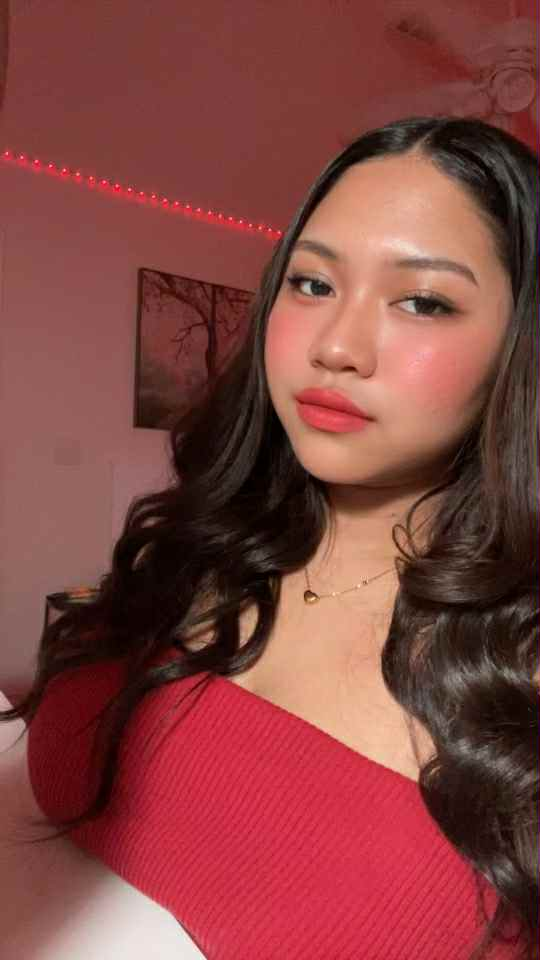
#> input picture 4499085b-42ef-439a-aae0-38a4e21d008d.jfif, 540 x 960 px
$ python ascii_art_lili.py
#> lines starting #> are read from the running program, lines starting #| are printed output that depends on the picture
from PIL import Image

# Load your image (replace with your file path)
image_path = "4499085b-42ef-439a-aae0-38a4e21d008d.jfif"
img = Image.open(image_path)
#> img is the input picture: PIL image 540x960 RGB; mean R, G, B 131.6, 68.1, 64.5

# Resize to something manageable
width, height = img.size
#> width = 540; height = 960
aspect_ratio = height / width
#> aspect_ratio = 1.78
new_width = 100
new_height = int(aspect_ratio * new_width * 0.55)
#> new_height = 97
img = img.resize((new_width, new_height))
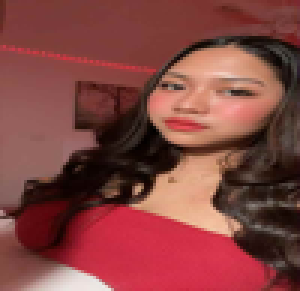
#> img: PIL image 100x97 RGB (shown 3 times larger); mean R, G, B 131.6, 68.1, 64.5

# Convert to grayscale
img = img.convert("L")
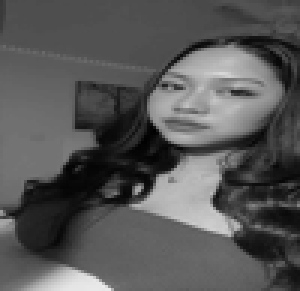
#> img: PIL image 100x97 L (shown 3 times larger); min 0, max 235, mean 86.7

# Custom ASCII palette using "Lili" letters
chars = "Lili"

pixels = img.getdata()
ascii_str = ""
for i, pixel in enumerate(pixels):
    ascii_str += chars[pixel % len(chars)]
    if (i + 1) % new_width == 0:
        ascii_str += "\n"
#> this loop made 9700 passes
#> (pixel, ascii_str) on passes 1 to 3: (56, 'L'), (64, 'LL'), (78, 'LLl')

# Save to a text file
with open("ascii_art_lili.txt", "w") as f:
    f.write(ascii_str)

print("✅ ASCII art saved to ascii_art_lili.txt")

$ run again, with 78204a00-1ee2-4e13-815b-aac9cb2fdbf3.jfif copied over 4499085b-42ef-439a-aae0-38a4e21d008d.jfif
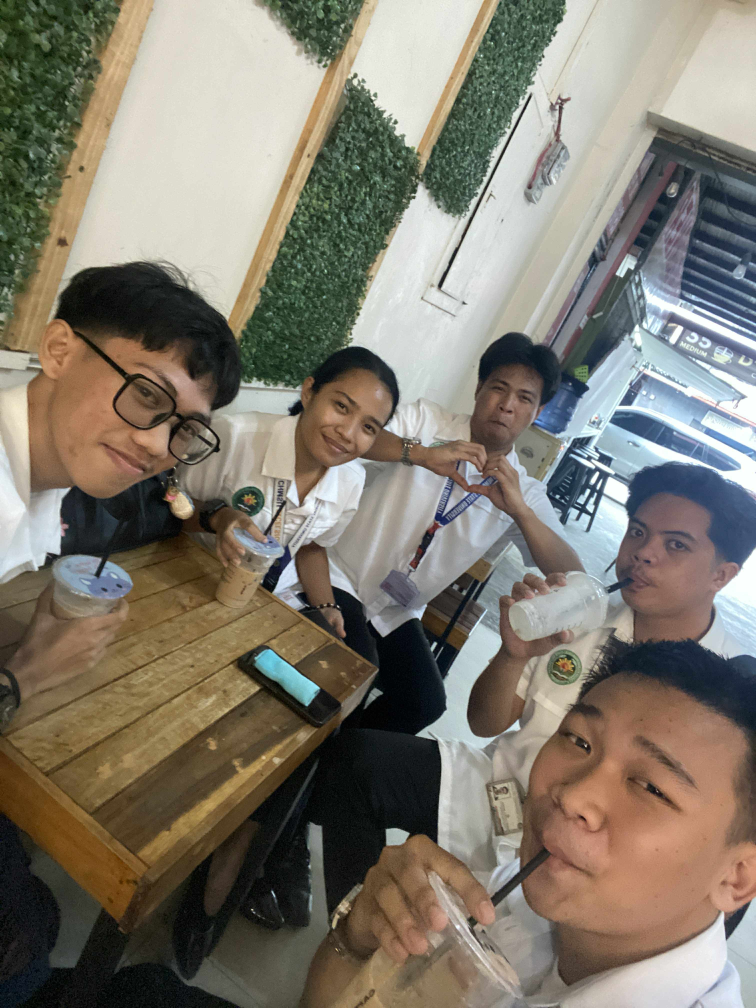
#> input picture 78204a00-1ee2-4e13-815b-aac9cb2fdbf3.jfif, 3024 x 4032 px (shown at 1/4 size)
#> img is the input picture: PIL image 3024x4032 RGB; mean R, G, B 128.3, 122.2, 110
#> `img = img.resize((new_width, new_height))`:
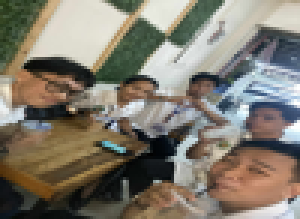
#> img: PIL image 100x73 RGB (shown 3 times larger); mean R, G, B 128.3, 122.2, 110
#> `img = img.convert("L")`:
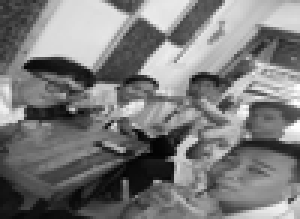
#> img: PIL image 100x73 L (shown 3 times larger); min 1, max 255, mean 122.6
#> the loop `for i, pixel in enumerate(pixels):` made 7300 passes
#> (pixel, ascii_str) on passes 1 to 3: (59, 'i'), (61, 'ii'), (47, 'iii')

$ run again, with 9b627759-1af0-4b48-9629-7658542a4d04.jfif copied over 4499085b-42ef-439a-aae0-38a4e21d008d.jfif
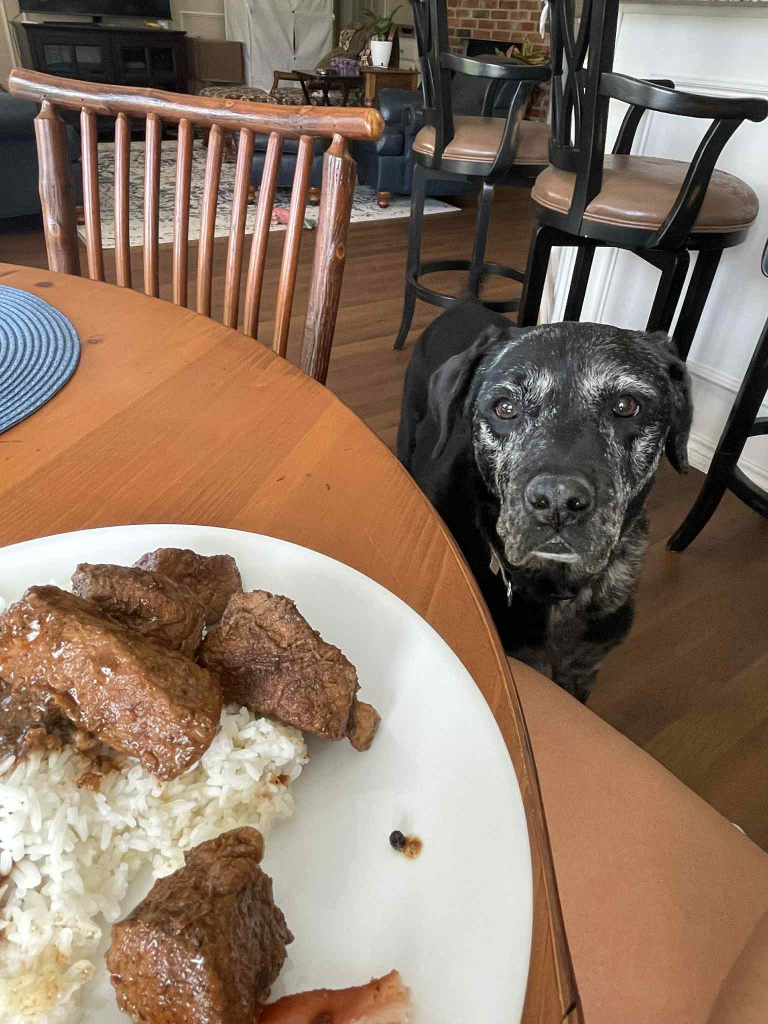
#> input picture 9b627759-1af0-4b48-9629-7658542a4d04.jfif, 1536 x 2048 px (shown at 1/2 size)
#> img is the input picture: PIL image 1536x2048 RGB; mean R, G, B 138.4, 116, 99
#> `img = img.resize((new_width, new_height))`:
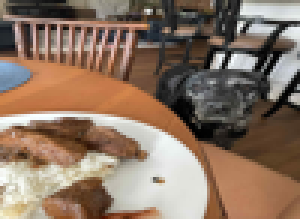
#> img: PIL image 100x73 RGB (shown 3 times larger); mean R, G, B 138.4, 116, 99
#> `img = img.convert("L")`:
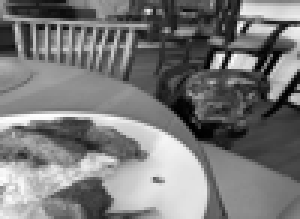
#> img: PIL image 100x73 L (shown 3 times larger); min 0, max 254, mean 120.8
#> the loop `for i, pixel in enumerate(pixels):` made 7300 passes
#> (pixel, ascii_str) on passes 1 to 3: (147, 'i'), (137, 'ii'), (94, 'iil')
